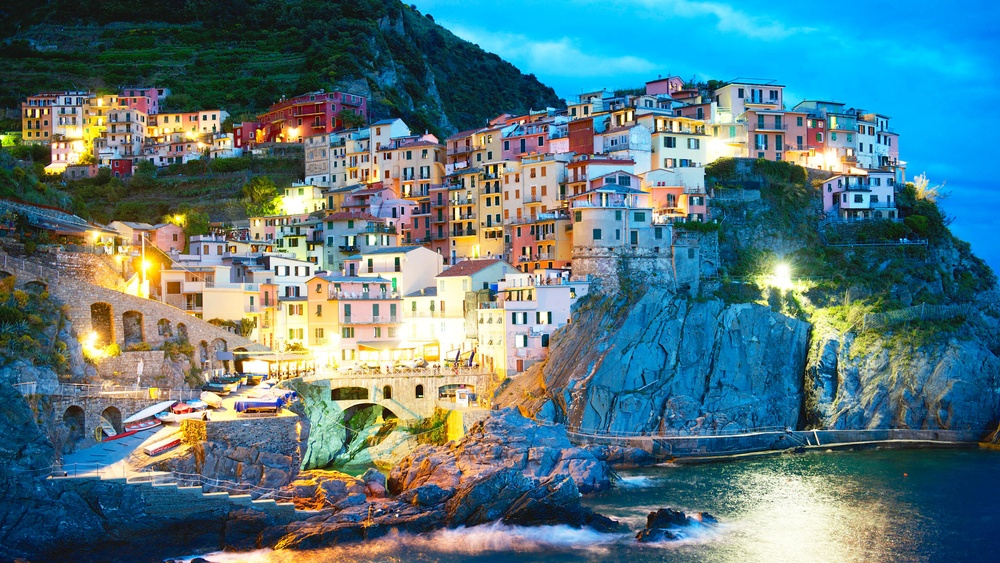
#> input picture pythonProject/data/9.jpg, 1000 x 563 px, shrunk from 2200 x 1238 before the run
$ python GrayWorld.py
#> lines starting #> are read from the running program, lines starting #| are printed output that depends on the picture; long printed decimals are rounded
import cv2
import numpy as np
from matplotlib import pyplot as plt
plt.rcParams['figure.figsize'] = [15, 5]

# Load your image
img = cv2.imread('data/9.jpg')
#> img is the input picture: shape (563, 1000, 3); mean B, G, R 127.8, 120, 86.3
img = cv2.cvtColor(img, cv2.COLOR_BGR2RGB)
# plt.imshow(img1)
# plt.show()

# Разделяем на каждый цветовой канал
red, green, blue = cv2.split(img)
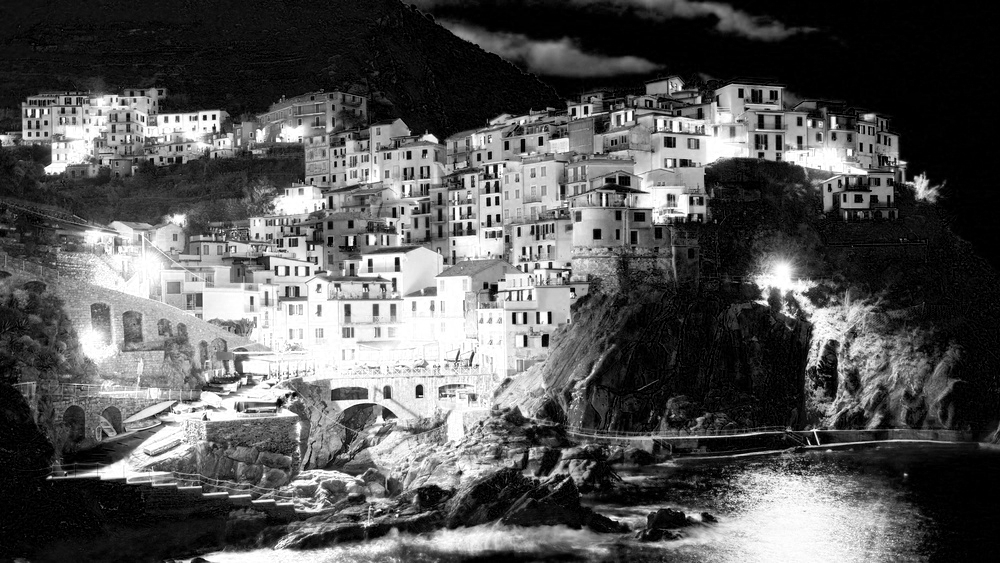
#> red: shape (563, 1000); min 0, max 255, mean 86.3
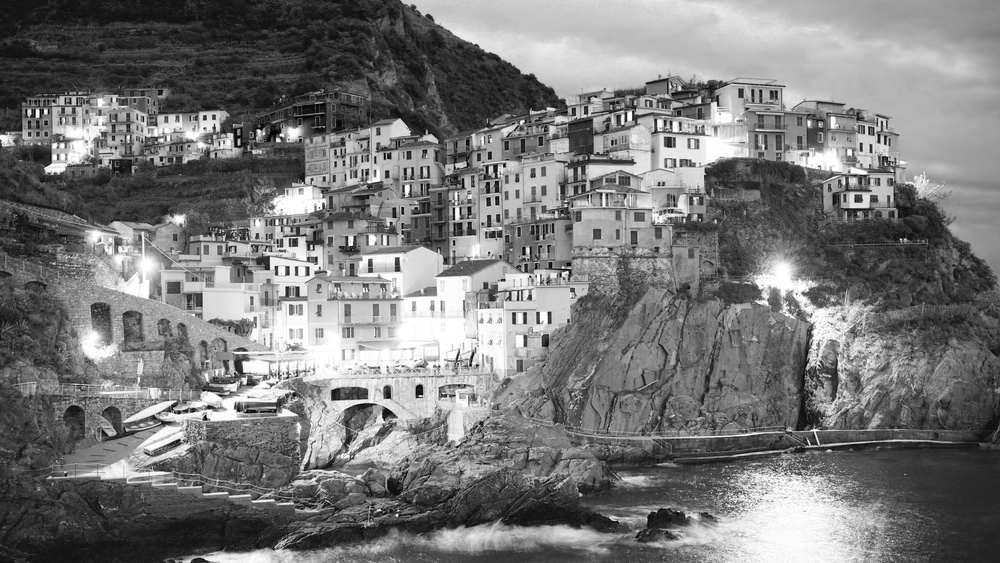
#> green: shape (563, 1000); min 0, max 255, mean 120
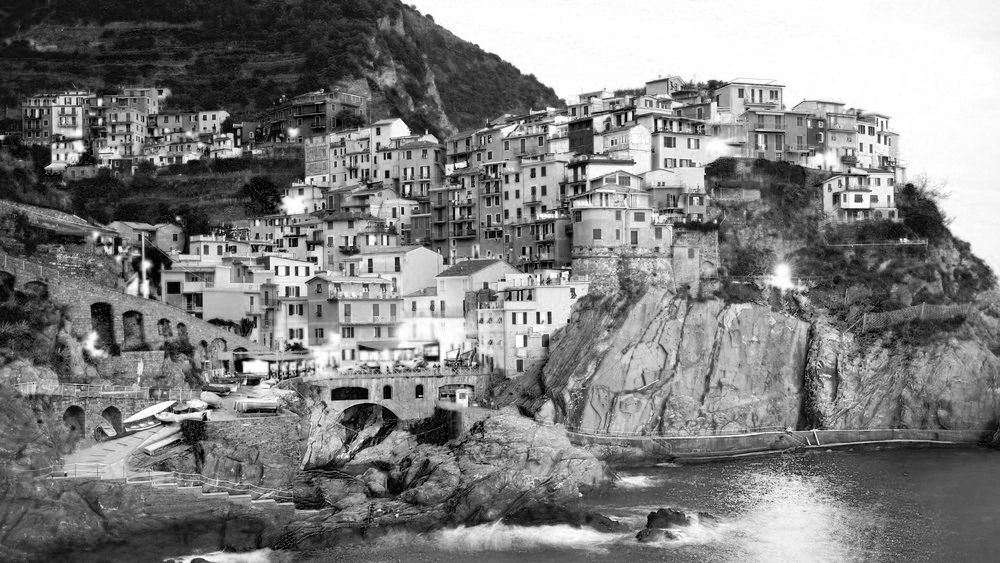
#> blue: shape (563, 1000); min 0, max 255, mean 127.8
# red = img1[:, :, 0]
# green = img1[:, :, 1]
# blue = img1[:, :, 2]

# Compute the mean values for all three colour channels (red, green, blue)
mean_r = np.mean(red)
#> mean_r = 86.29
mean_g = np.mean(green)
#> mean_g = 120
mean_b = np.mean(blue)
#> mean_b = 127.8

print(f"mean_r: {mean_r}")
#| mean_r: 86.292
print(f"mean_g: {mean_g}")
#| mean_g: 120.034
print(f"mean_b: {mean_b}")
#| mean_b: 127.774

brightestСolorСhannel = max(mean_r, mean_g, mean_b)
#> brightestСolorСhannel = 127.8
# Hint: You can fix the coefficient of the brightest colour channel to 1.
if brightestСolorСhannel == mean_r:
    kr = 1
    # Следовательно mean_r = kg*mean_g = kb*mean_b
    kg = (kr * mean_r) / mean_g
    kb = (kr * mean_r) / mean_b

elif brightestСolorСhannel == mean_g:
    kg = 1
    kr = (kg * mean_g) / mean_r
    kb = (kg * mean_g) / mean_b
else:
    kb = 1
    kr = (kb * mean_b) / mean_r
#> kr = 1.48
    kg = (kb * mean_b) / mean_g
#> kg = 1.06

print(f"kr: {kr}")
#| kr: 1.481
print(f"kg: {kg}")
#| kg: 1.064
print(f"kb: {kb}")

print(f"mean_r*kr: {mean_r*kr}")
#| mean_r*kr: 127.774
print(f"mean_g*kg: {mean_g*kg}")
#| mean_g*kg: 127.774
print(f"mean_b*kb: {mean_b*kb}")
#| mean_b*kb: 127.774


balanced = np.zeros_like(img, dtype=np.float32)
balanced[..., 0] = img[..., 0] * kr
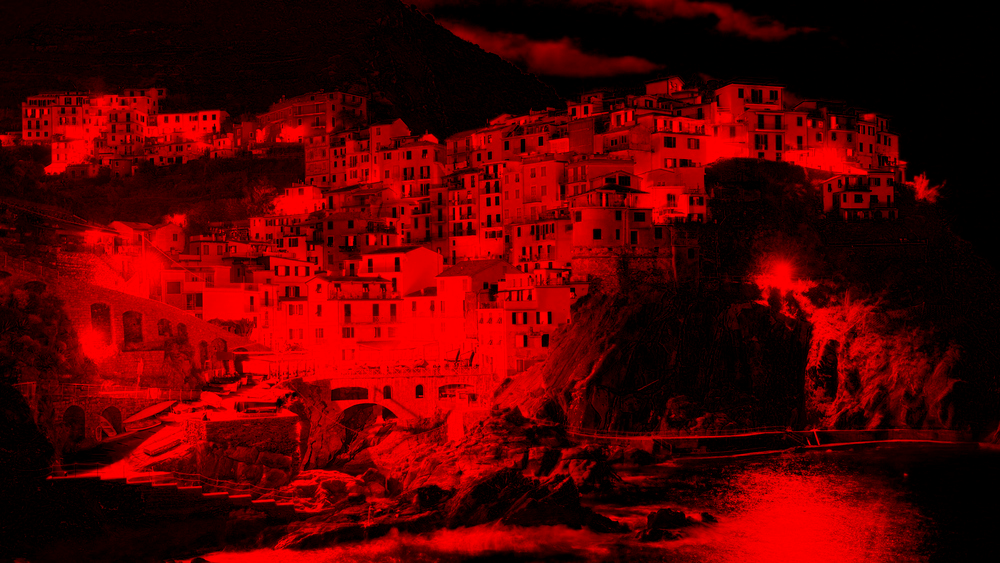
#> balanced: shape (563, 1000, 3) float32; mean R, G, B 127.7, 0, 0; drawn with min black and max white
balanced[..., 1] = img[..., 1] * kg
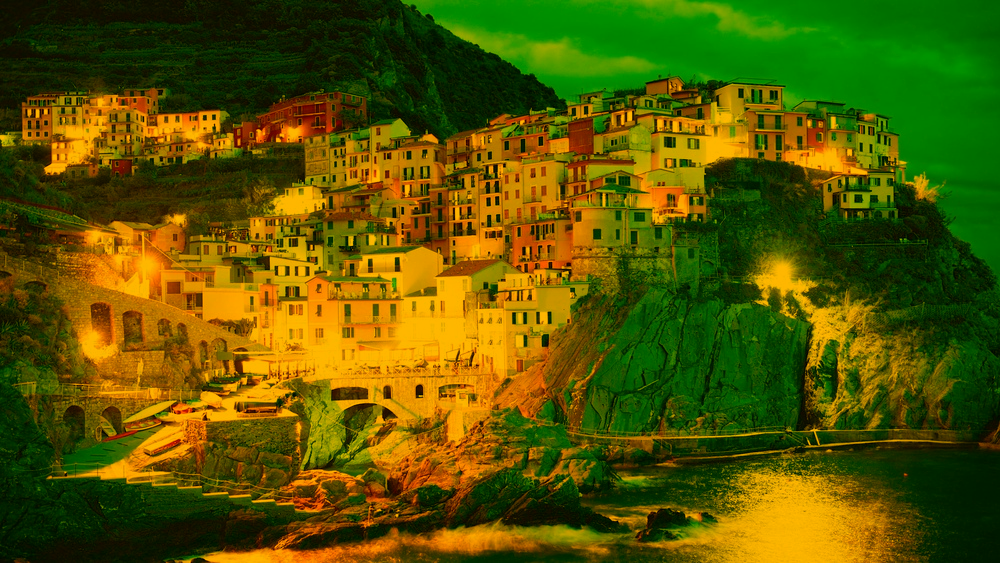
#> balanced: shape (563, 1000, 3) float32; mean R, G, B 127.7, 127.8, 0; drawn with min black and max white
balanced[..., 2] = img[..., 2] * kb
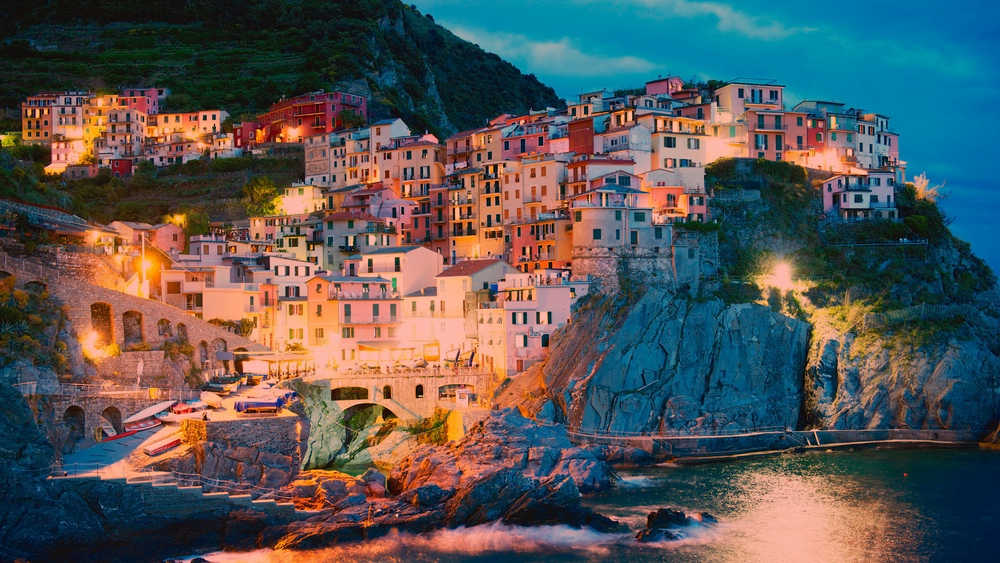
#> balanced: shape (563, 1000, 3) float32; mean R, G, B 127.7, 127.8, 127.8; drawn with min black and max white

balanced = balanced/255
balanced[balanced > 1] = 1
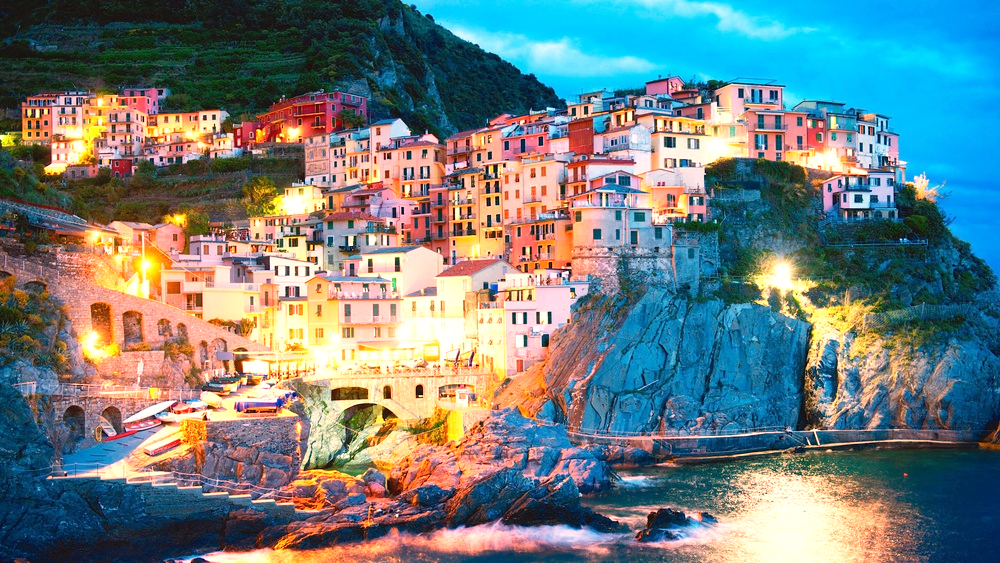
#> balanced: shape (563, 1000, 3) float32; mean R, G, B 0.44, 0.499, 0.501
plt.subplot(121), plt.imshow(img), plt.title('Origin')
plt.subplot(122), plt.imshow(balanced), plt.title('Balanced')
plt.show()

$ run again, with pythonProject/data/12.jpg copied over pythonProject/data/9.jpg
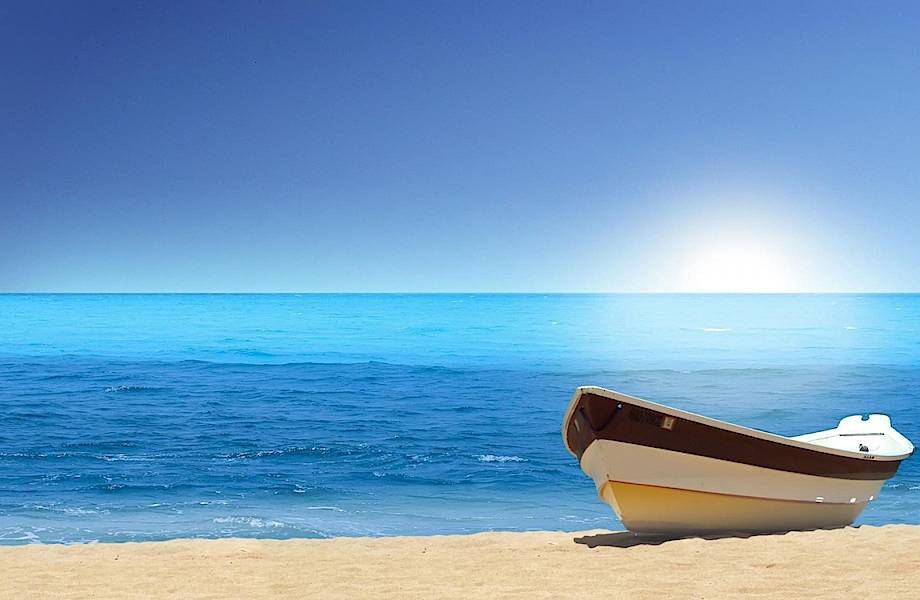
#> input picture pythonProject/data/12.jpg, 920 x 600 px
#> img is the input picture: shape (600, 920, 3); mean B, G, R 195.8, 158.3, 114.5
#> `red, green, blue = cv2.split(img)`:
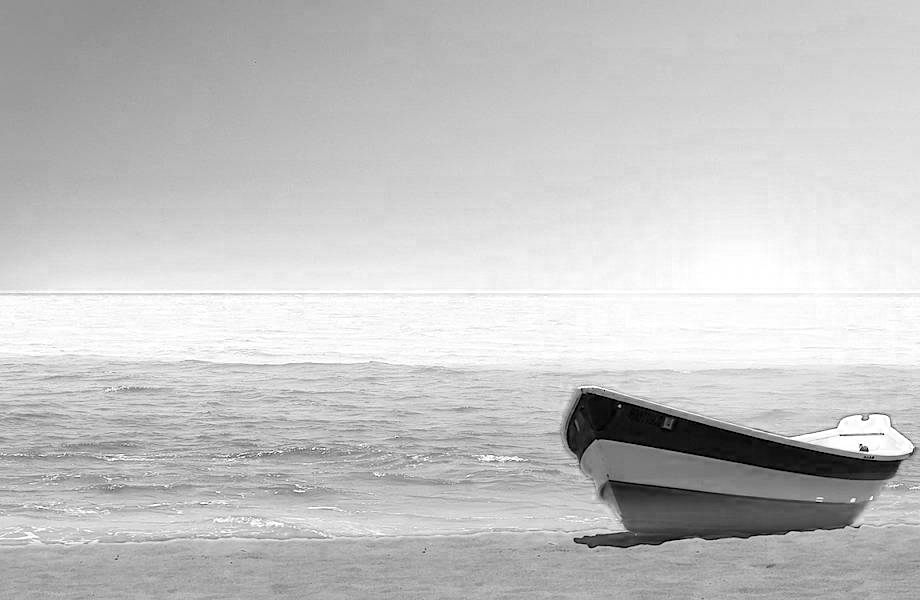
#> blue: shape (600, 920); min 0, max 255, mean 195.8
#> mean_r = 114.5
#> mean_g = 158.3
#> mean_b = 195.8
#| mean_r: 114.539
#| mean_g: 158.313
#| mean_b: 195.844
#> kr = 1.71
#> kg = 1.24
#| kr: 1.710
#| kg: 1.237
#| mean_r*kr: 195.844
#| mean_g*kg: 195.844
#| mean_b*kb: 195.844
#> `balanced[balanced > 1] = 1`:
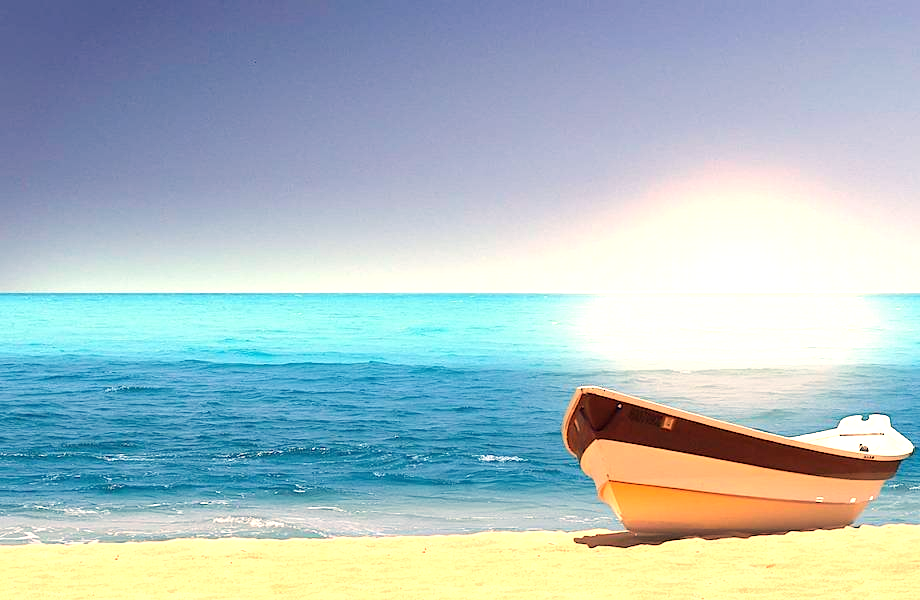
#> balanced: shape (600, 920, 3) float32; mean R, G, B 0.674, 0.754, 0.767

$ run again, with pythonProject/data/14.jpg copied over pythonProject/data/9.jpg
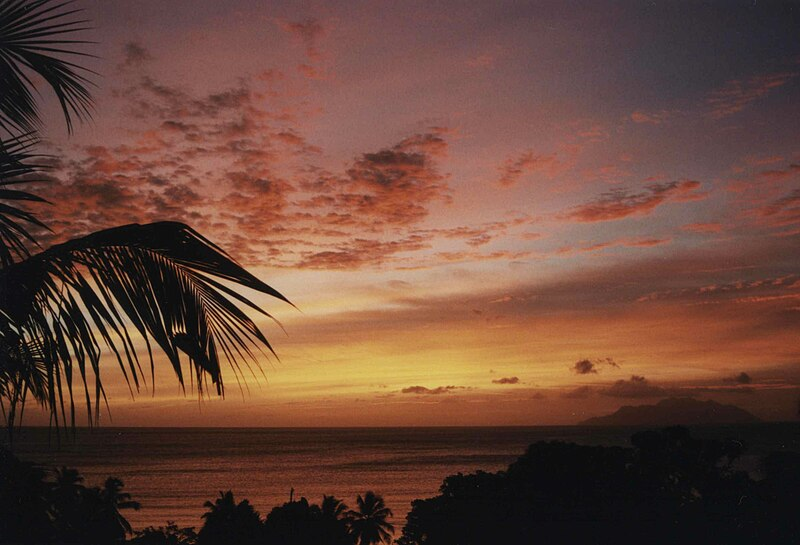
#> input picture pythonProject/data/14.jpg, 800 x 545 px
#> img is the input picture: shape (545, 800, 3); mean B, G, R 57.8, 70.6, 104.9
#> mean_r = 104.9
#> mean_g = 70.55
#> mean_b = 57.78
#| mean_r: 104.909
#| mean_g: 70.553
#| mean_b: 57.782
#> brightestСolorСhannel = 104.9
#> kg = 1.49
#> kb = 1.82
#| kg: 1.487
#| kb: 1.816
#| mean_r*kr: 104.909
#| mean_g*kg: 104.909
#| mean_b*kb: 104.909
#> `balanced[balanced > 1] = 1`:
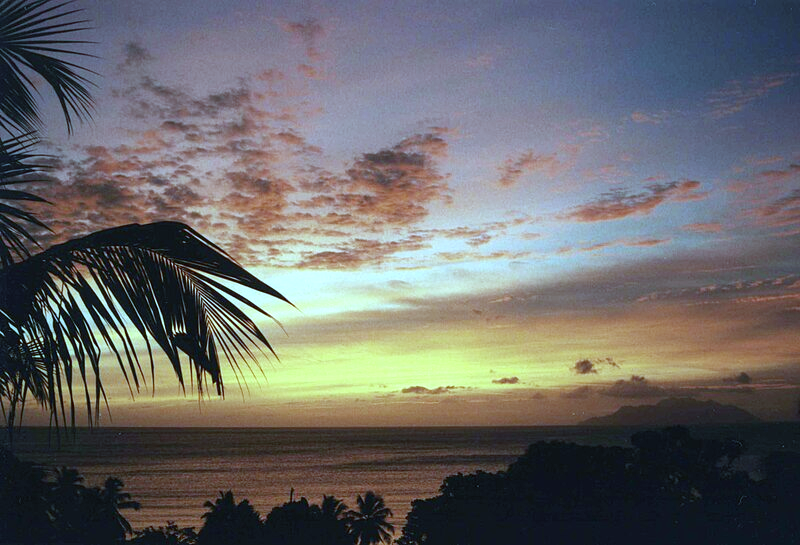
#> balanced: shape (545, 800, 3) float32; mean R, G, B 0.412, 0.41, 0.411
